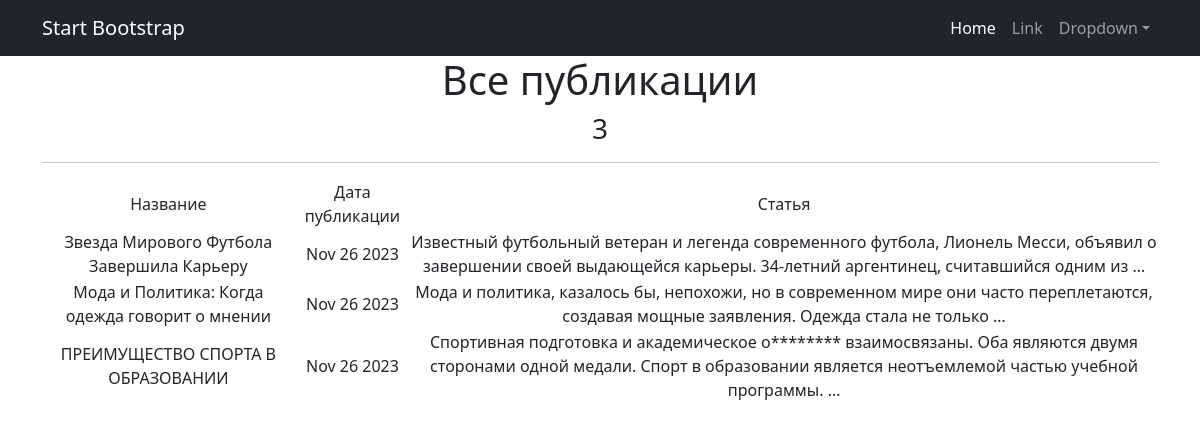
Page /news/ on the committed database.
### news/models.py (models this page shows, shortened)
class Post(models.Model):
    author = models.ForeignKey(Author, on_delete=models.CASCADE, related_name='posts')
    post_type = models.CharField(max_length=7, choices=[('article', 'Статья'), ('news', 'Новость')])
    create_at = models.DateTimeField(auto_now_add=True)
    category = models.ManyToManyField(Category, through=PostCategory)
    title = models.CharField(max_length=255)
    content = models.TextField()
    rating = models.FloatField(default=0.0)

### news/views.py (the view)
# urls.py: path('', PostList.as_view()),
class PostList(ListView):
    model = Post
    ordering = 'title'
    template_name = 'posts.html'
    context_object_name = 'posts'

### news/templatetags/custom_filters.py (called while the page is built)
@register.filter(name='censor_text')
def censor_text(input_text):
    if not isinstance(input_text, str):
        raise TypeError("Input must be a string")
    censored_words = ["обучение", "грубое_слово", "неприличное"]
    for word in censored_words:
        pattern = re.compile(r'\b' + re.escape(word) + r'\b', re.IGNORECASE)
        input_text = pattern.sub(word[0] + '*' * len(word), input_text)
    return input_text

### templates/posts.html (shortened to what this page needs)
{% extends 'flatpages/default.html' %}
{% load custom_filters %}
{% block content %}
   <h1>Все публикации</h1>
    <h3>{{ posts|length }}</h3>
   <hr>
   {% if posts %}
       <table>
           <tr>
               <td>Название</td>
               <td>Дата публикации</td>
               <td>Статья</td>
           </tr>
           {% for post in posts %}
           <tr>
               <td>{{ post.title }}</td>
               <td>{{ post.create_at|date:'M d Y' }}</td>
               <td>{{ post.content|truncatewords:20|censor_text }}</td>
           </tr>
           {% endfor %}
       </table>
   {% else %}
       <h2>Нет публикаций</h2>
   {% endif %}
{% endblock content %}

### templates/flatpages/default.html (shortened to what this page needs)
<!DOCTYPE html>
<html lang="en">
    <head>
        {% load static %}
        <link href="{% static 'css/styles.css' %}" rel="stylesheet" />
    </head>
    <body>
        <nav class="navbar navbar-expand-lg navbar-dark bg-dark">
            <div class="container">
                <a class="navbar-brand" href="#">Start Bootstrap</a>
                <div class="collapse navbar-collapse" id="navbarSupportedContent">
                    <ul class="navbar-nav ms-auto mb-2 mb-lg-0">
                        <li class="nav-item"><a class="nav-link active" aria-current="page" href="#">Home</a></li>
                        <li class="nav-item"><a class="nav-link" href="#">Link</a></li>
                        <li class="nav-item dropdown">
                            <a class="nav-link dropdown-toggle" id="navbarDropdown" href="#" role="button" data-bs-toggle="dropdown" aria-expanded="false">Dropdown</a>
                        </li>
                    </ul>
                </div>
            </div>
        </nav>
<div class="container">
   <div class="row">
       <div class="col-lg-12 text-center">
           {% block content %}
           {% endblock content %}
       </div>
   </div>
</div>
    </body>
</html>

### rows in the picture
Post: title "Звезда Мирового Футбола Завершила Карьеру", create_at "Nov 26 2023", content|censor_text "Известный футбольный ветеран и легенда современного футбола, Лионель Месси, объявил о завершении своей выдающейся карьеры. 34-летний аргентинец, считавшийся одним из …"
Post: title "Мода и Политика: Когда одежда говорит о мнении", create_at "Nov 26 2023", content|censor_text "Мода и политика, казалось бы, непохожи, но в современном мире они часто переплетаются, создавая мощные заявления. Одежда стала не только …"
Post: title "ПРЕИМУЩЕСТВО СПОРТА В ОБРАЗОВАНИИ", create_at "Nov 26 2023", content|censor_text "Спортивная подготовка и академическое о******** взаимосвязаны. Оба являются двумя сторонами одной медали. Спорт в образовании является неотъемлемой частью учебной программы. …"

### other values in the picture
{{ posts|length }} "3"
